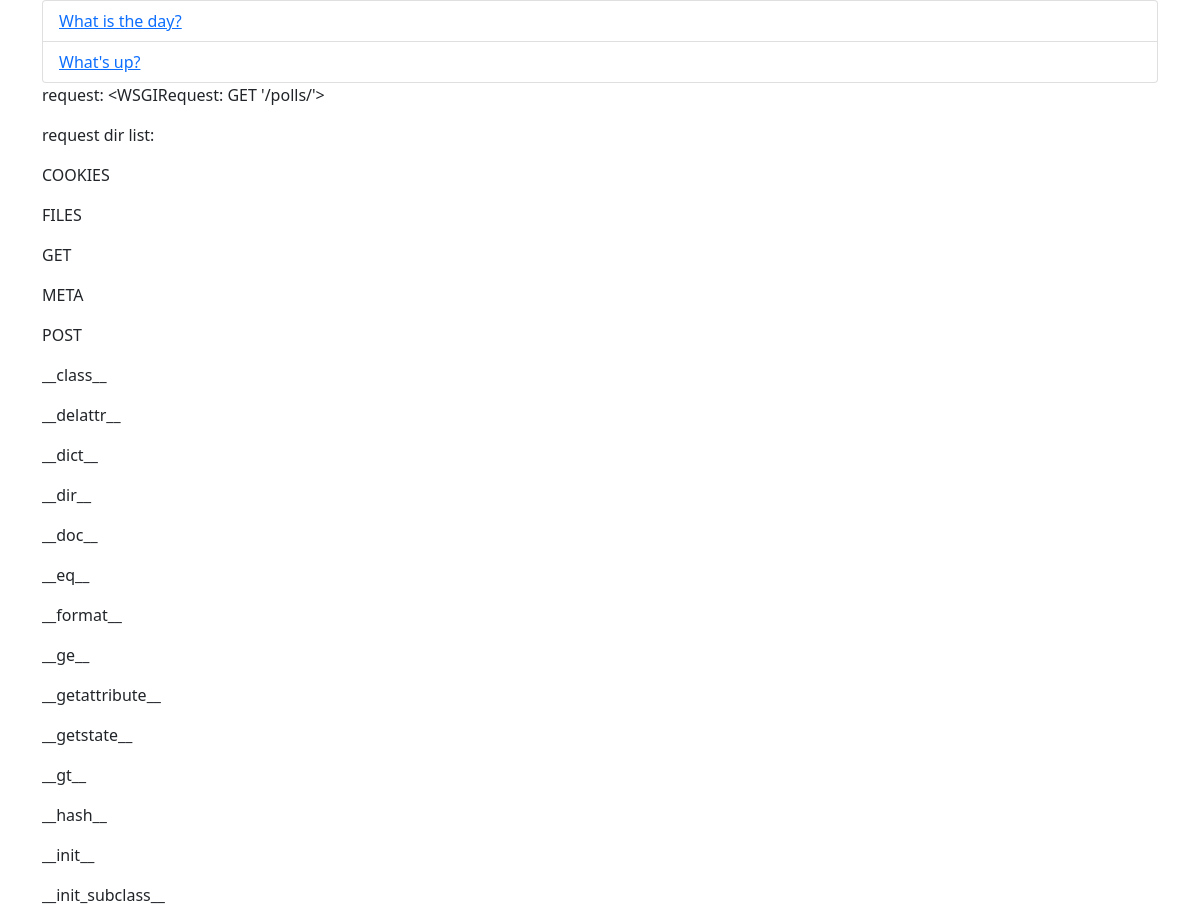
/polls/ (upper part), run on an earlier commit of the app's database.
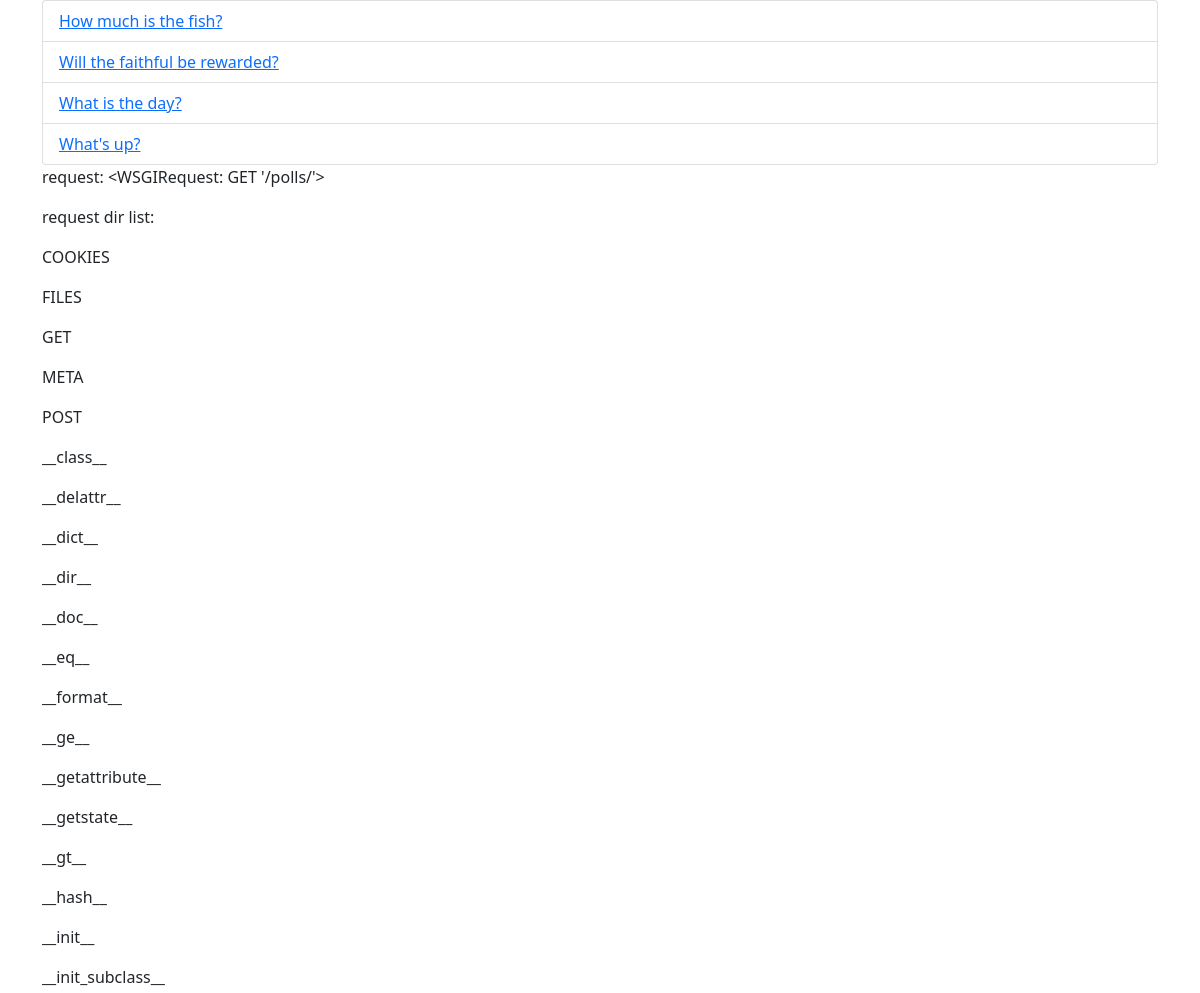
And on a later commit of the database.
### polls/models.py (models this page shows, shortened)
class Question(models.Model):
	question_text = models.CharField(max_length=200)
	pub_date = models.DateTimeField('data published')

### polls/views.py (the view)
# urls.py: path('', views.index, name='index'),
def index(request):
	latest_question_list = Question.objects.order_by('-pub_date')[:5]
	context = {
				'latest_question_list':latest_question_list,
				'request':request,
				'request_dir':dir(request)
	}
	return render(request, 'polls/index.html', context)

### polls/templates/polls/index.html (shortened to what this page needs)
<!DOCTYPE html>
<html lang="en">
<head>
  <link href="https://cdn.jsdelivr.net/npm/bootstrap@5.1.3/dist/css/bootstrap.min.css" rel="stylesheet">
</head>
<body>
<div class="container">
  {% if latest_question_list %}
    <ul class="list-group">
    {% for question in latest_question_list %}
      <li class="list-group-item">
        <a href="/polls/{{question.id}}/">
          {{ question.question_text }}
        </a>
      </li>
    {% endfor %}
    </ul>
  {% else %}
    <p> No polls are available :(</p>
  {% endif %}
  <p> request: {{ request }}</p>
  <p> request dir list:</p>
  {% for element in request_dir %}
    <p> {{ element }}</p>
  {% endfor %}
</div>
</body>
</html>

What changed in the data, as far as the page shows it:
added Question: question_text "How much is the fish?"
added Question: question_text "Will the faithful be rewarded?"
